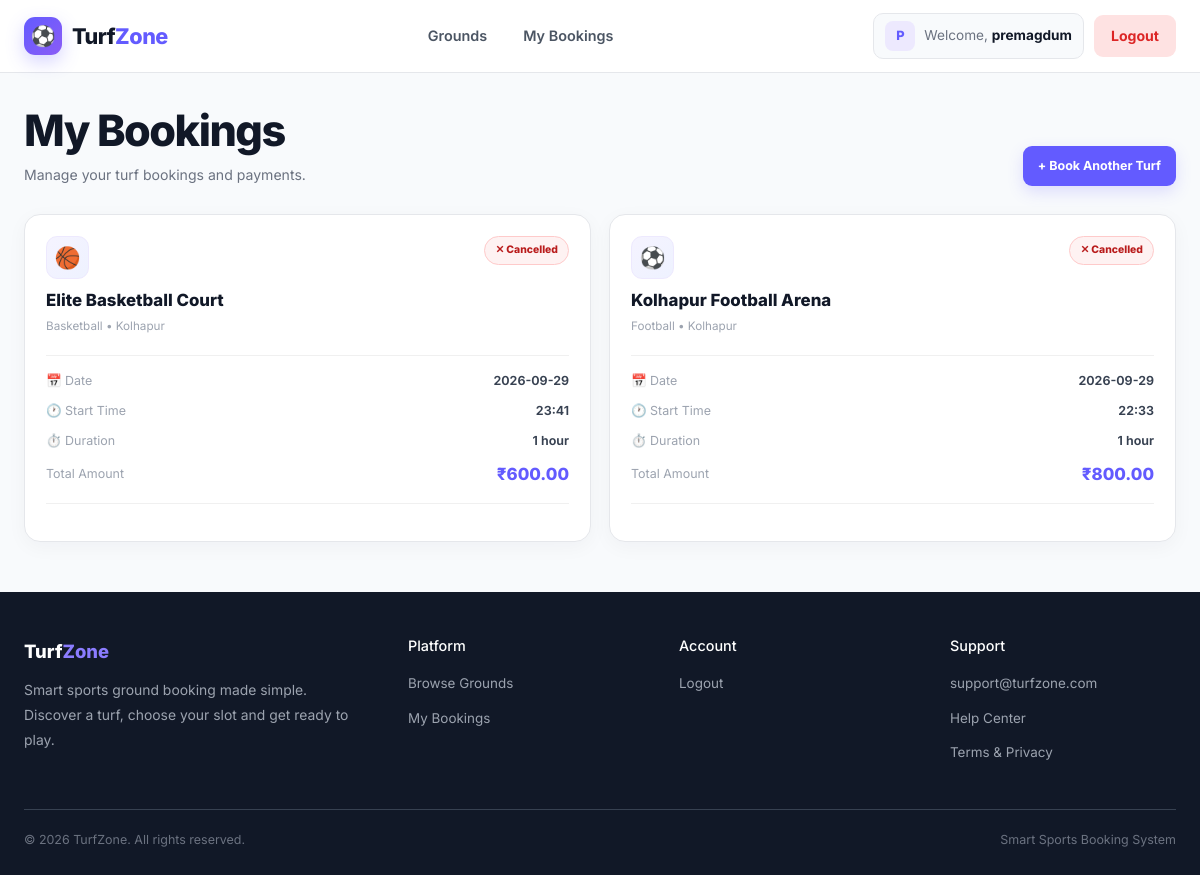
/my-bookings (signed in), run on an earlier commit of the app's database.
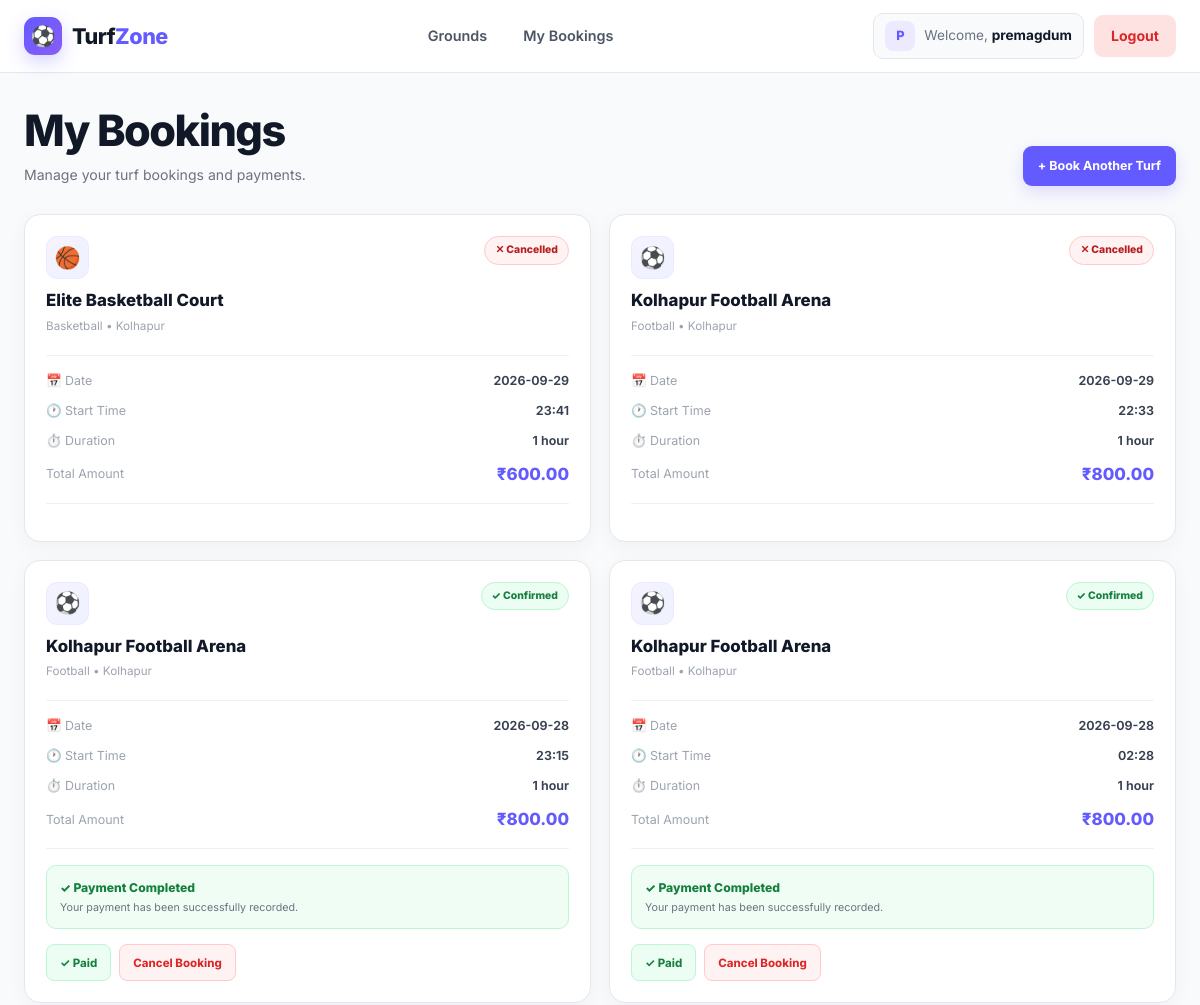
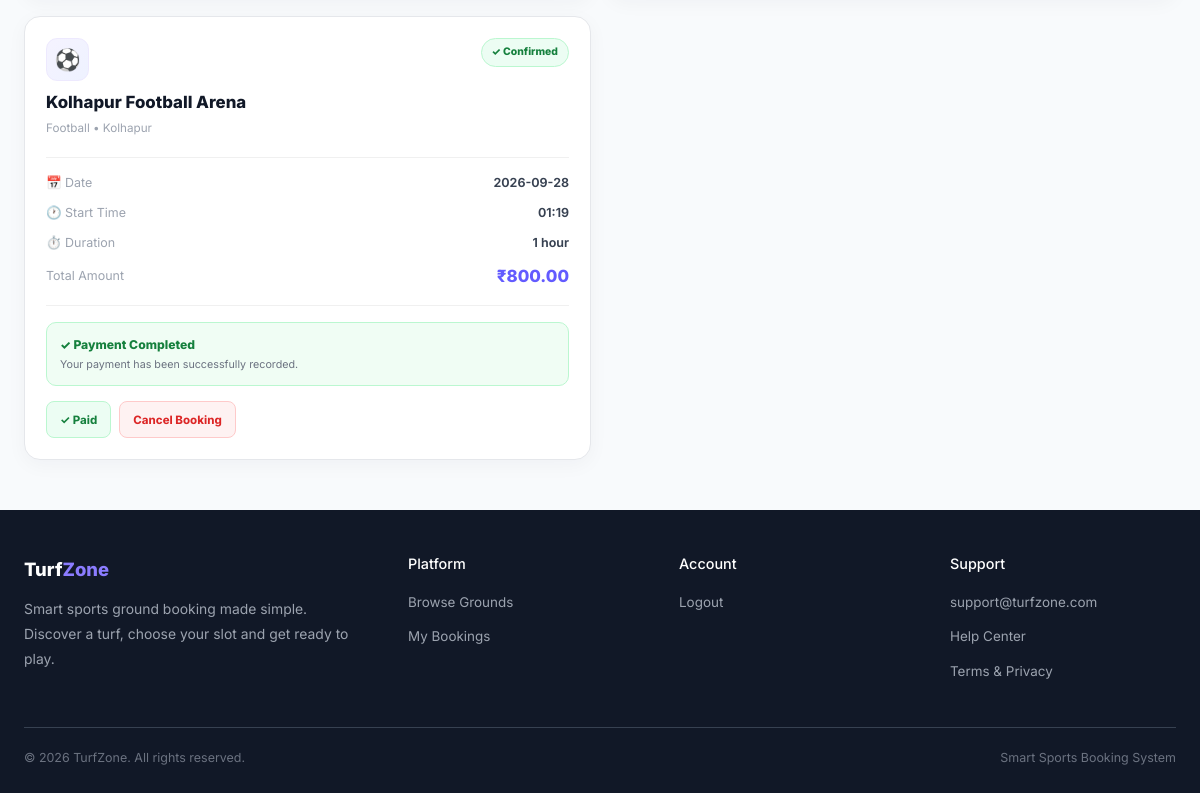
And on a later commit of the database (2 pictures, top to bottom).
### tables this page shows
CREATE TABLE users (
            id INTEGER PRIMARY KEY AUTOINCREMENT,
            username TEXT NOT NULL,
            email TEXT UNIQUE NOT NULL,
            password TEXT NOT NULL,
            phone TEXT DEFAULT '',
            created_at TEXT DEFAULT CURRENT_TIMESTAMP
        );

CREATE TABLE bookings (
            id INTEGER PRIMARY KEY AUTOINCREMENT,
            user_id INTEGER NOT NULL,
            turf_id INTEGER NOT NULL,
            booking_date TEXT NOT NULL,
            start_time TEXT NOT NULL,
            duration INTEGER DEFAULT 1,
            total_price REAL NOT NULL,
            status TEXT DEFAULT 'Confirmed',
            created_at TEXT DEFAULT CURRENT_TIMESTAMP, payment_status TEXT DEFAULT 'Pending',

            FOREIGN KEY(user_id) REFERENCES users(id),
            FOREIGN KEY(turf_id) REFERENCES turfs(id)
        );

CREATE TABLE turfs (
            id INTEGER PRIMARY KEY AUTOINCREMENT,
            name TEXT NOT NULL,
            location TEXT NOT NULL,
            sport_type TEXT NOT NULL,
            price_per_hour REAL NOT NULL,
            description TEXT DEFAULT '',
            created_at TEXT DEFAULT CURRENT_TIMESTAMP
        );

### app.py (the view)
@app.route("/my-bookings")
@login_required
def my_bookings():
    conn = get_db()
    bookings = conn.execute("""
        SELECT

            bookings.*,

            turfs.name AS turf_name,

            turfs.location,

            turfs.sport_type

        FROM bookings

        JOIN turfs
            ON bookings.turf_id = turfs.id

        WHERE bookings.user_id = ?

        ORDER BY
            bookings.booking_date DESC,
            bookings.start_time DESC
    """, (
        session["user_id"],
    )).fetchall()
    conn.close()
    return render_template(
        "my_bookings.html",
        bookings=bookings
    )

### templates/my_bookings.html (shortened to what this page needs)
{% extends "base.html" %}
{% block content %}
<div class="bookings-page">
    <div class="bookings-header">
        <div class="header-content">
            <h1>
                My Bookings
            </h1>
            <p>
                Manage your turf bookings and payments.
            </p>
        </div>
        <a
            href="{{ url_for('ground_list') }}"
            class="header-action"
        >
            + Book Another Turf
        </a>
    </div>
    {% if bookings %}
        <div class="booking-grid">
            {% for b in bookings %}
                <div class="booking-card">
                    <div class="booking-top">
                        <div class="turf-info">
                            <div class="turf-icon">
                                {% if b.sport_type == "Football" %}
                                    ⚽
                                {% elif b.sport_type == "Cricket" %}
                                    🏏
                                {% elif b.sport_type == "Badminton" %}
                                    🏸
                                {% elif b.sport_type == "Tennis" %}
                                    🎾
                                {% elif b.sport_type == "Basketball" %}
                                    🏀
                                {% elif b.sport_type == "Volleyball" %}
                                    🏐
                                {% elif b.sport_type == "Hockey" %}
                                    🏑
                                {% else %}
                                    🏟️
                                {% endif %}
                            </div>
                            <h2>
                                {{ b.turf_name }}
                            </h2>
                            <div class="sport">
                                {{ b.sport_type }}
                                •
                                {{ b.location }}
                            </div>
                        </div>
                        {% if b.status == "Confirmed" %}
                            <span class="status status-confirmed">
                                ✓ Confirmed
                            </span>
                        {% elif b.status == "Pending" %}
                            <span class="status status-pending">
                                ⏳ Pending
                            </span>
                        {% elif b.status == "Cancelled" %}
                            <span class="status status-cancelled">
                                ✕ Cancelled
                            </span>
                        {% endif %}
                    </div>
                    <div class="booking-info">
                        <div class="info-row">
                            <span class="info-label">
                                📅 Date
                            </span>
                            <span class="info-value">
                                {{ b.booking_date }}
                            </span>
                        </div>
                        <div class="info-row">
                            <span class="info-label">
                                🕐 Start Time
                            </span>
                            <span class="info-value">
                                {{ b.start_time }}
                            </span>
                        </div>
                        <div class="info-row">
                            <span class="info-label">
                                ⏱️ Duration
                            </span>
                            <span class="info-value">
                                {{ b.duration }}
                                hour{% if b.duration != 1 %}s{% endif %}
                            </span>
                        </div>
                        <div class="info-row">
                            <span class="info-label">
                                Total Amount
                            </span>
                            <span class="info-value price">
                                ₹{{ "%.2f"|format(b.total_price) }}
                            </span>
                        </div>
                    </div>
                    {% if b.status != "Cancelled" %}
                        {% if b.payment_status == "Pending" %}
                            <div class="payment-box payment-pending">
                                <div class="payment-title">
                                    💳 Payment Pending
                                </div>
                                <div class="payment-text">
                                    Complete payment to confirm
                                    your turf booking.
                                </div>
                            </div>
                        {% elif b.payment_status == "Completed" %}
                            <div class="payment-box payment-completed">
                                <div class="payment-title">
                                    ✓ Payment Completed
                                </div>
                                <div class="payment-text">
                                    Your payment has been
                                    successfully recorded.
                                </div>
                            </div>
                        {% endif %}
                    {% endif %}
                    <div class="actions">
                        {% if b.status != "Cancelled" %}
                            {% if b.payment_status == "Pending" %}
                                <a
                                    href="{{ url_for(
                                        'initiate_payment',
                                        booking_id=b.id
                                    ) }}"
                                    class="btn-action btn-pay"
                                >
                                    💳 Pay Now
                                </a>
                            {% elif b.payment_status == "Completed" %}
                                <span
                                    class="btn-action btn-success"
                                >
                                    ✓ Paid
                                </span>
                            {% endif %}
                            <form
                                method="POST"
                                action="{{ url_for(
                                    'cancel_booking',
                                    booking_id=b.id
                                ) }}"
                                class="cancel-form"
                                onsubmit="
                                    return confirm(
                                        'Are you sure you want to cancel this booking?'
                                    );
                                "
                            >
                                <button
                                    type="submit"
                                    class="btn-action btn-cancel"
                                >
                                    Cancel Booking
                                </button>
                            </form>
                        {% endif %}
                    </div>
                </div>
            {% endfor %}
        </div>
    {% endif %}
</div>
{% endblock %}

### templates/base.html (shortened to what this page needs)
<!DOCTYPE html>
<html lang="en">
<head>
    <link
        href="https://cdn.jsdelivr.net/npm/bootstrap@5.3.3/dist/css/bootstrap.min.css"
        rel="stylesheet"
    >
</head>
<body>
    <header class="tz-navbar">
        <div class="tz-navbar-inner">
            <a
                href="{{ url_for('ground_list') }}"
                class="tz-logo"
            >
                <div class="tz-logo-icon">
                    ⚽
                </div>
                <div class="tz-logo-text">
                    Turf<span>Zone</span>
                </div>
            </a>
            <nav>
                <ul class="tz-nav-links">
                    <li>
                        <a href="{{ url_for('ground_list') }}">
                            Grounds
                        </a>
                    </li>
                    {% if current_user.is_authenticated %}
                    <li>
                        <a href="{{ url_for('my_bookings') }}">
                            My Bookings
                        </a>
                    </li>
                    {% endif %}
                </ul>
            </nav>
            <div class="tz-user-area">
                {% if current_user.is_authenticated %}
                    <div class="tz-user">
                        <div class="tz-avatar">
                            {{ current_user.username[0]|upper }}
                        </div>
                        <span>
                            Welcome,
                            <strong>
                                {{ current_user.username }}
                            </strong>
                        </span>
                    </div>
                    <a
                        href="{{ url_for('logout') }}"
                        class="tz-btn tz-btn-danger"
                    >
                        Logout
                    </a>
                {% endif %}
            </div>
        </div>
    </header>
    <main>
        {% block content %}{% endblock %}
    </main>
    <footer class="tz-footer">
        <div class="tz-footer-inner">
            <div class="tz-footer-grid">
                <div>
                    <div class="tz-footer-brand">
                        Turf<span>Zone</span>
                    </div>
                    <p>
                        Smart sports ground booking made simple.
                        Discover a turf, choose your slot and
                        get ready to play.
                    </p>
                </div>
                <div>
                    <h4>
                        Platform
                    </h4>
                    <ul class="tz-footer-links">
                        <li>
                            <a href="{{ url_for('ground_list') }}">
                                Browse Grounds
                            </a>
                        </li>
                        {% if current_user.is_authenticated %}
                        <li>
                            <a href="{{ url_for('my_bookings') }}">
                                My Bookings
                            </a>
                        </li>
                        {% endif %}
                    </ul>
                </div>
                <div>
                    <h4>
                        Account
                    </h4>
                    <ul class="tz-footer-links">
                        {% if current_user.is_authenticated %}
                        <li>
                            <a href="{{ url_for('logout') }}">
                                Logout
                            </a>
                        </li>
                        {% endif %}
                    </ul>
                </div>
                <div>
                    <h4>
                        Support
                    </h4>
                    <ul class="tz-footer-links">
                        <li>
                            <a href="mailto:support@turfzone.com">
                                support@turfzone.com
                            </a>
                        </li>
                        <li>
                            <a href="#">
                                Help Center
                            </a>
                        </li>
                        <li>
                            <a href="#">
                                Terms & Privacy
                            </a>
                        </li>
                    </ul>
                </div>
            </div>
            <div class="tz-footer-bottom">
                <span>
                    © 2026 TurfZone. All rights reserved.
                </span>
                <span>
                    Smart Sports Booking System
                </span>
            </div>
        </div>
    </footer>
</body>
</html>

What changed in the data, as far as the page shows it:
added bookings: turf_name "Kolhapur Football Arena", sport_type "Football", location "Kolhapur", status "✓ Confirmed", booking_date "2026-09-28", start_time "23:15", duration "1", total_price "800.00", shows "Your payment has been successfully recorded.", payment_status "✓ Paid"
added bookings: turf_name "Kolhapur Football Arena", sport_type "Football", location "Kolhapur", status "✓ Confirmed", booking_date "2026-09-28", start_time "02:28", duration "1", total_price "800.00", shows "Your payment has been successfully recorded.", payment_status "✓ Paid"
added bookings: turf_name "Kolhapur Football Arena", sport_type "Football", location "Kolhapur", status "✓ Confirmed", booking_date "2026-09-28", start_time "01:19", duration "1", total_price "800.00", shows "Your payment has been successfully recorded.", payment_status "✓ Paid"
